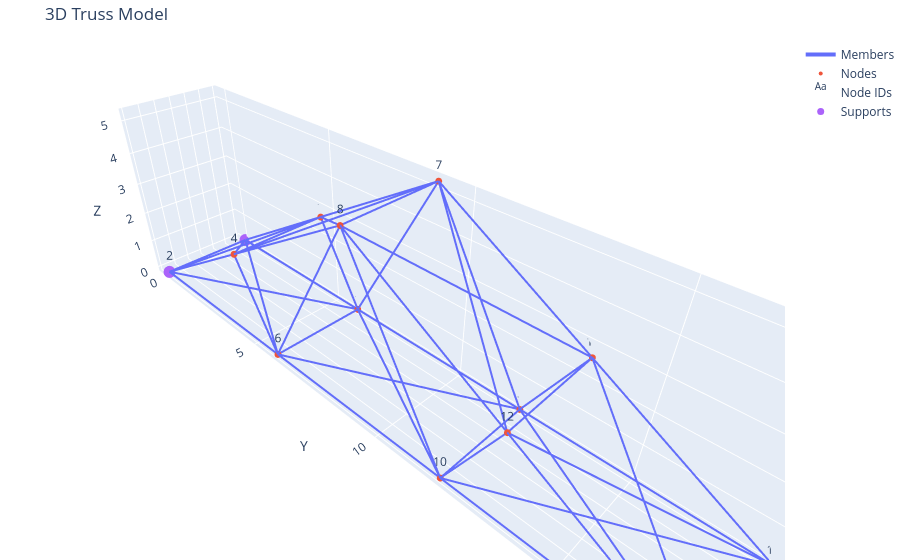
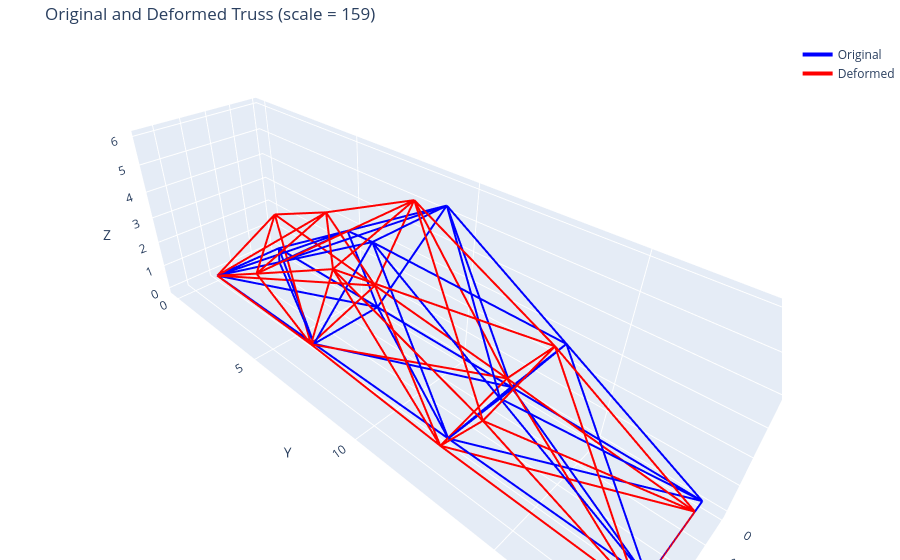

Write notebook code for charts like these, in order.
### Markdown cell above
### Validation Support Displacement

### Code cell
filepath = 'inputs/validation_truss_supp_disp.json'

result = solver.truss_solver(filepath)
pp = postprocess.output(filepath, result, table_output="xlsx")

### Figure 1 — Plotly figure (JSON) as saved in the notebook; plotly's stock layout.template omitted (floating-point values rounded to 4 significant figures; data arrays with more than 128 entries replaced by an {"elided": "..."} marker saying what was removed)
{"data": [{"line": {"width": 4}, "mode": "lines", "name": "Members", "type": "scatter3d", "x": {"elided": "129 int values"}, "y": {"elided": "129 float values"}, "z": {"elided": "129 float values"}}, {"marker": {"size": 4}, "mode": "markers", "name": "Nodes", "type": "scatter3d", "x": [0, 3, 0, 3, 0, 3, 0, 3, 0, 3, 0, 3, 0, 3], "y": [0, 0, 4.5, 4.5, 6, 6, 9, 9, 12, 12, 13.5, 13.5, 18, 18], "z": [0, 0, 2.598, 2.598, 0, 0, 5.196, 5.196, 0, 0, 2.598, 2.598, 0, 0]}, {"mode": "text", "name": "Node IDs", "text": ["1", "2", "3", "4", "5", "6", "7", "8", "9", "10", "11", "12", "13", "14"], "textposition": "top center", "type": "scatter3d", "x": [0, 3, 0, 3, 0, 3, 0, 3, 0, 3, 0, 3, 0, 3], "y": [0, 0, 4.5, 4.5, 6, 6, 9, 9, 12, 12, 13.5, 13.5, 18, 18], "z": [0, 0, 2.598, 2.598, 0, 0, 5.196, 5.196, 0, 0, 2.598, 2.598, 0, 0]}, {"marker": {"size": 7}, "mode": "markers", "name": "Supports", "type": "scatter3d", "x": [0, 3, 0, 3], "y": [0, 0, 18, 18], "z": [0, 0, 0, 0]}], "layout": {"margin": {"b": 0, "l": 0, "r": 0, "t": 40}, "scene": {"aspectmode": "data", "xaxis": {"title": {"text": "X"}}, "yaxis": {"title": {"text": "Y"}}, "zaxis": {"title": {"text": "Z"}}}, "showlegend": true, "title": {"text": "3D Truss Model"}}}

### Figure 2 — Plotly figure (JSON) as saved in the notebook; plotly's stock layout.template omitted (floating-point values rounded to 4 significant figures; data arrays with more than 128 entries replaced by an {"elided": "..."} marker saying what was removed)
{"data": [{"line": {"color": "blue", "width": 4}, "mode": "lines", "name": "Original", "type": "scatter3d", "x": {"elided": "129 int values"}, "y": {"elided": "129 float values"}, "z": {"elided": "129 float values"}}, {"line": {"color": "red", "width": 4}, "mode": "lines", "name": "Deformed", "type": "scatter3d", "x": {"elided": "129 float values"}, "y": {"elided": "129 float values"}, "z": {"elided": "129 float values"}}], "layout": {"margin": {"b": 0, "l": 0, "r": 0, "t": 40}, "scene": {"aspectmode": "data", "xaxis": {"title": {"text": "X"}}, "yaxis": {"title": {"text": "Y"}}, "zaxis": {"title": {"text": "Z"}}}, "title": {"text": "Original and Deformed Truss (scale = 159)"}}}
